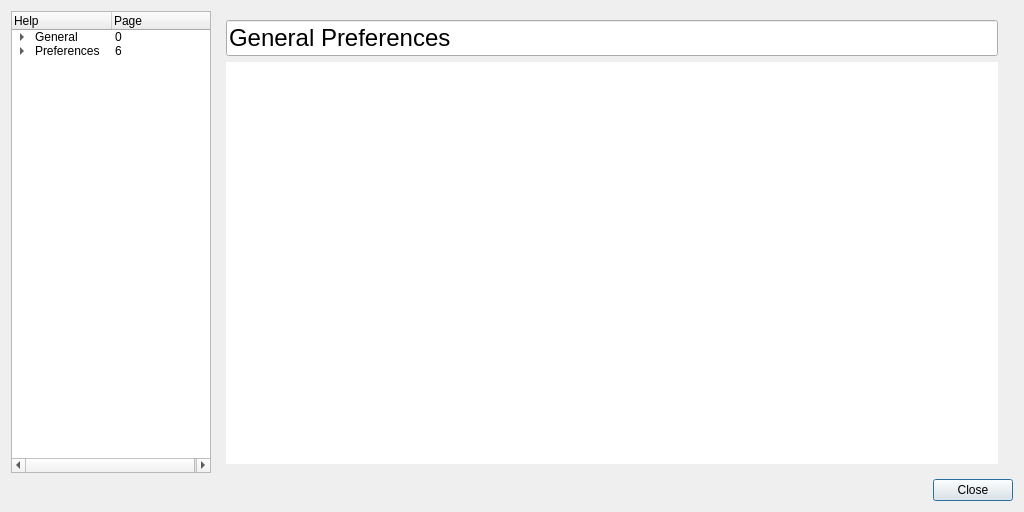
<?xml version="1.0" encoding="UTF-8"?>
<ui version="4.0">
 <class>gui_Help</class>
 <widget class="QDialog" name="gui_Help">
  <property name="geometry">
   <rect>
    <x>0</x>
    <y>0</y>
    <width>1024</width>
    <height>512</height>
   </rect>
  </property>
  <property name="minimumSize">
   <size>
    <width>1024</width>
    <height>512</height>
   </size>
  </property>
  <property name="windowTitle">
   <string>Phoebetria Help</string>
  </property>
  <layout class="QGridLayout" name="gridLayout">
   <item row="1" column="0" colspan="3">
    <layout class="QHBoxLayout" name="horizontalLayout">
     <item>
      <spacer name="horizontalSpacer">
       <property name="orientation">
        <enum>Qt::Horizontal</enum>
       </property>
       <property name="sizeHint" stdset="0">
        <size>
         <width>40</width>
         <height>20</height>
        </size>
       </property>
      </spacer>
     </item>
     <item>
      <widget class="QPushButton" name="ctrl_close">
       <property name="text">
        <string>Close</string>
       </property>
      </widget>
     </item>
    </layout>
   </item>
   <item row="0" column="0">
    <widget class="QTreeWidget" name="ctrl_helpList">
     <property name="maximumSize">
      <size>
       <width>200</width>
       <height>16777215</height>
      </size>
     </property>
     <property name="autoExpandDelay">
      <number>0</number>
     </property>
     <property name="itemsExpandable">
      <bool>true</bool>
     </property>
     <column>
      <property name="text">
       <string>Help</string>
      </property>
     </column>
     <column>
      <property name="text">
       <string notr="true">Page</string>
      </property>
     </column>
     <item>
      <property name="text">
       <string>General</string>
      </property>
      <property name="text">
       <string>0</string>
      </property>
      <item>
       <property name="text">
        <string>About</string>
       </property>
       <property name="text">
        <string>1</string>
       </property>
       <property name="flags">
        <set>ItemIsSelectable|ItemIsEnabled</set>
       </property>
      </item>
      <item>
       <property name="text">
        <string>Diagnostic</string>
       </property>
       <property name="text">
        <string>2</string>
       </property>
      </item>
      <item>
       <property name="text">
        <string>Main</string>
       </property>
       <property name="text">
        <string>3</string>
       </property>
      </item>
      <item>
       <property name="text">
        <string>Profile</string>
       </property>
       <property name="text">
        <string>4</string>
       </property>
      </item>
      <item>
       <property name="text">
        <string>Software Auto</string>
       </property>
       <property name="text">
        <string>5</string>
       </property>
      </item>
     </item>
     <item>
      <property name="text">
       <string>Preferences</string>
      </property>
      <property name="text">
       <string>6</string>
      </property>
      <item>
       <property name="text">
        <string>Appearance</string>
       </property>
       <property name="text">
        <string>7</string>
       </property>
      </item>
      <item>
       <property name="text">
        <string>Channels</string>
       </property>
       <property name="text">
        <string>8</string>
       </property>
      </item>
      <item>
       <property name="text">
        <string>General</string>
       </property>
       <property name="text">
        <string>9</string>
       </property>
      </item>
     </item>
    </widget>
   </item>
   <item row="0" column="1">
    <widget class="QStackedWidget" name="ctrl_helpBrowser">
     <property name="font">
      <font>
       <pointsize>18</pointsize>
      </font>
     </property>
     <property name="currentIndex">
      <number>9</number>
     </property>
     <widget class="QWidget" name="page_Start">
      <layout class="QVBoxLayout" name="verticalLayout">
       <item>
        <widget class="QLineEdit" name="lbl_Start">
         <property name="text">
          <string>Phoebetria Help</string>
         </property>
         <property name="readOnly">
          <bool>true</bool>
         </property>
        </widget>
       </item>
       <item>
        <widget class="QTextBrowser" name="html_Start">
         <property name="source">
          <url>
           <string>qrc:/help/window_into.html</string>
          </url>
         </property>
         <property name="openLinks">
          <bool>false</bool>
         </property>
        </widget>
       </item>
      </layout>
     </widget>
     <widget class="QWidget" name="page_About">
      <layout class="QVBoxLayout" name="verticalLayout_2">
       <item>
        <widget class="QLineEdit" name="lbl_About">
         <property name="text">
          <string>About Window</string>
         </property>
         <property name="readOnly">
          <bool>true</bool>
         </property>
        </widget>
       </item>
       <item>
        <widget class="QTextBrowser" name="html_About">
         <property name="source">
          <url>
           <string>qrc:/help/window_about.html</string>
          </url>
         </property>
        </widget>
       </item>
      </layout>
     </widget>
     <widget class="QWidget" name="page_Diagnostic">
      <layout class="QVBoxLayout" name="verticalLayout_10">
       <item>
        <widget class="QLineEdit" name="lbl_Diagnostic">
         <property name="text">
          <string>Diagnostic Window</string>
         </property>
         <property name="readOnly">
          <bool>true</bool>
         </property>
        </widget>
       </item>
       <item>
        <widget class="QTextBrowser" name="html_Diagnostic">
         <property name="source">
          <url>
           <string>qrc:/help/window_diagnostic.html</string>
          </url>
         </property>
        </widget>
       </item>
      </layout>
     </widget>
     <widget class="QWidget" name="page_Main">
      <layout class="QVBoxLayout" name="verticalLayout_9">
       <item>
        <widget class="QLineEdit" name="lbl_Main">
         <property name="text">
          <string>Main Window</string>
         </property>
         <property name="readOnly">
          <bool>true</bool>
         </property>
        </widget>
       </item>
       <item>
        <widget class="QTextBrowser" name="html_Main">
         <property name="source">
          <url>
           <string>qrc:/help/window_main.html</string>
          </url>
         </property>
        </widget>
       </item>
      </layout>
     </widget>
     <widget class="QWidget" name="page_Profile">
      <layout class="QVBoxLayout" name="verticalLayout_8">
       <item>
        <widget class="QLineEdit" name="lbl_Profile">
         <property name="text">
          <string>Profile Window</string>
         </property>
         <property name="readOnly">
          <bool>true</bool>
         </property>
        </widget>
       </item>
       <item>
        <widget class="QTextBrowser" name="html_Profile">
         <property name="source">
          <url>
           <string>qrc:/help/window_profile.html</string>
          </url>
         </property>
        </widget>
       </item>
      </layout>
     </widget>
     <widget class="QWidget" name="page_SoftwareAuto">
      <layout class="QVBoxLayout" name="verticalLayout_7">
       <item>
        <widget class="QLineEdit" name="lbl_SoftwareAuto">
         <property name="text">
          <string>Software Auto Configuration</string>
         </property>
         <property name="readOnly">
          <bool>true</bool>
         </property>
        </widget>
       </item>
       <item>
        <widget class="QTextBrowser" name="html_SoftwareAuto">
         <property name="source">
          <url>
           <string>qrc:/help/window_softwareauto.html</string>
          </url>
         </property>
        </widget>
       </item>
      </layout>
     </widget>
     <widget class="QWidget" name="page_Preferences">
      <layout class="QVBoxLayout" name="verticalLayout_6">
       <item>
        <widget class="QLineEdit" name="lbl_Preferences">
         <property name="text">
          <string>Phoebetria Preferences</string>
         </property>
         <property name="readOnly">
          <bool>true</bool>
         </property>
        </widget>
       </item>
       <item>
        <widget class="QTextBrowser" name="htmlPreferences">
         <property name="source">
          <url>
           <string>qrc:/help/preferences_intro.html</string>
          </url>
         </property>
        </widget>
       </item>
      </layout>
     </widget>
     <widget class="QWidget" name="page_Appearance">
      <layout class="QVBoxLayout" name="verticalLayout_5">
       <item>
        <widget class="QLineEdit" name="lbl_Appearance">
         <property name="text">
          <string>Appearance Preferences</string>
         </property>
         <property name="readOnly">
          <bool>true</bool>
         </property>
        </widget>
       </item>
       <item>
        <widget class="QTextBrowser" name="html_Appearance">
         <property name="source">
          <url>
           <string>qrc:/help/preferences_appearance.html</string>
          </url>
         </property>
        </widget>
       </item>
      </layout>
     </widget>
     <widget class="QWidget" name="page_Channel">
      <layout class="QVBoxLayout" name="verticalLayout_4">
       <item>
        <widget class="QLineEdit" name="lineEdit">
         <property name="text">
          <string>Channel Preferences</string>
         </property>
        </widget>
       </item>
       <item>
        <widget class="QTextBrowser" name="html_Channel">
         <property name="source">
          <url>
           <string>qrc:/help/preferences_channel.html</string>
          </url>
         </property>
        </widget>
       </item>
      </layout>
     </widget>
     <widget class="QWidget" name="page_General">
      <layout class="QVBoxLayout" name="verticalLayout_3">
       <item>
        <widget class="QLineEdit" name="lineEdit_2">
         <property name="text">
          <string>General Preferences</string>
         </property>
        </widget>
       </item>
       <item>
        <widget class="QTextBrowser" name="html_General">
         <property name="frameShape">
          <enum>QFrame::NoFrame</enum>
         </property>
         <property name="frameShadow">
          <enum>QFrame::Plain</enum>
         </property>
         <property name="lineWidth">
          <number>2</number>
         </property>
         <property name="source">
          <url>
           <string>qrc:/help/preferences_general.html</string>
          </url>
         </property>
        </widget>
       </item>
      </layout>
     </widget>
    </widget>
   </item>
  </layout>
 </widget>
 <resources/>
 <connections/>
</ui>
